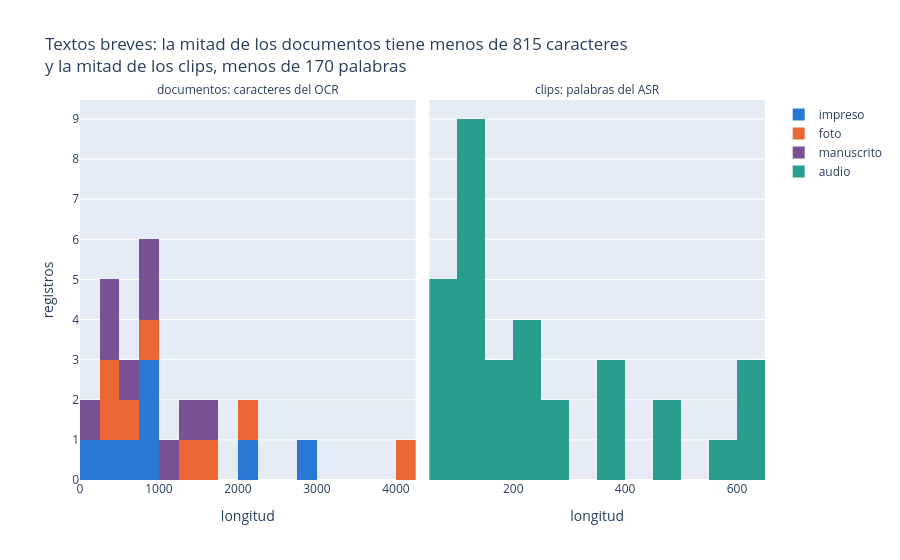

Write notebook code for a chart like this one.
### Code cell
# 6.3 ¿Qué tan largos son los textos extraídos?
longitudes = pd.concat([
    pd.DataFrame({"medida": "documentos: caracteres del OCR", "valor": catalogo["texto_ocr"].str.len(), "tipo": catalogo["tipo"]}),
    pd.DataFrame({"medida": "clips: palabras del ASR", "valor": clips["texto_asr"].map(lambda t: len(re.sub(r"\[HABLANTE_\d+\]", " ", t).split())), "tipo": "audio"}),
], ignore_index=True)
med_c = longitudes.loc[longitudes["medida"].str.startswith("documentos"), "valor"].median()
med_p = longitudes.loc[longitudes["medida"].str.startswith("clips"), "valor"].median()

fig = px.histogram(longitudes, x="valor", color="tipo", facet_col="medida",
                   color_discrete_map={**COLORES, "audio": "#2a9d8f"},
                   title=f"Textos breves: la mitad de los documentos tiene menos de {med_c:.0f} caracteres<br>"
                         f"y la mitad de los clips, menos de {med_p:.0f} palabras",
                   labels={"valor": "longitud", "tipo": ""})
# intervalos propios en cada panel: 250 caracteres para el OCR y 50 palabras para el ASR
fig.for_each_trace(lambda t: t.update(bingroup=None, xbins=dict(start=0, size=50 if t.name == "audio" else 250)))
fig.update_xaxes(matches=None, title_text="longitud")
fig.update_yaxes(title_text="registros", col=1)
fig.for_each_annotation(lambda a: a.update(text=a.text.split("=")[-1]))
fig.show()

### Figure 1 — Plotly figure (JSON) as saved in the notebook; plotly's stock layout.template omitted (floating-point values rounded to 4 significant figures)
{"data": [{"hovertemplate": "=impreso<br>medida=documentos: caracteres del OCR<br>longitud=%{x}<br>count=%{y}<extra></extra>", "legendgroup": "impreso", "marker": {"color": "#2a78d6", "pattern": {"shape": ""}}, "name": "impreso", "orientation": "v", "showlegend": true, "type": "histogram", "x": [204, 421, 745, 2959, 2023, 810, 980, 815], "xaxis": "x", "xbins": {"size": 250, "start": 0}, "yaxis": "y"}, {"hovertemplate": "=foto<br>medida=documentos: caracteres del OCR<br>longitud=%{x}<br>count=%{y}<extra></extra>", "legendgroup": "foto", "marker": {"color": "#eb6834", "pattern": {"shape": ""}}, "name": "foto", "orientation": "v", "showlegend": true, "type": "histogram", "x": [1721, 1362, 267, 266, 922, 528, 4244, 2162], "xaxis": "x", "xbins": {"size": 250, "start": 0}, "yaxis": "y"}, {"hovertemplate": "=manuscrito<br>medida=documentos: caracteres del OCR<br>longitud=%{x}<br>count=%{y}<extra></extra>", "legendgroup": "manuscrito", "marker": {"color": "#7a5195", "pattern": {"shape": ""}}, "name": "manuscrito", "orientation": "v", "showlegend": true, "type": "histogram", "x": [986, 1367, 1521, 1235, 767, 237, 362, 398, 658], "xaxis": "x", "xbins": {"size": 250, "start": 0}, "yaxis": "y"}, {"hovertemplate": "=audio<br>medida=clips: palabras del ASR<br>longitud=%{x}<br>count=%{y}<extra></extra>", "legendgroup": "audio", "marker": {"color": "#2a9d8f", "pattern": {"shape": ""}}, "name": "audio", "orientation": "v", "showlegend": true, "type": "histogram", "x": [102, 184, 220, 617, 278, 90, 62, 577, 608, 157, 117, 57, 366, 154, 127, 226, 133, 120, 380, 132, 52, 147, 211, 56, 298, 379, 491, 109, 100, 494, 624, 228], "xaxis": "x2", "xbins": {"size": 50, "start": 0}, "yaxis": "y2"}], "layout": {"annotations": [{"font": {}, "showarrow": false, "text": "documentos: caracteres del OCR", "x": 0.245, "xanchor": "center", "xref": "paper", "y": 1.0, "yanchor": "bottom", "yref": "paper"}, {"font": {}, "showarrow": false, "text": "clips: palabras del ASR", "x": 0.755, "xanchor": "center", "xref": "paper", "y": 1.0, "yanchor": "bottom", "yref": "paper"}], "barmode": "relative", "legend": {"title": {"text": ""}, "tracegroupgap": 0}, "title": {"text": "Textos breves: la mitad de los documentos tiene menos de 815 caracteres<br>y la mitad de los clips, menos de 170 palabras"}, "xaxis": {"anchor": "y", "domain": [0.0, 0.49], "title": {"text": "longitud"}}, "xaxis2": {"anchor": "y2", "domain": [0.51, 1.0], "title": {"text": "longitud"}}, "yaxis": {"anchor": "x", "domain": [0.0, 1.0], "title": {"text": "registros"}}, "yaxis2": {"anchor": "x2", "domain": [0.0, 1.0], "matches": "y", "showticklabels": false}}}
